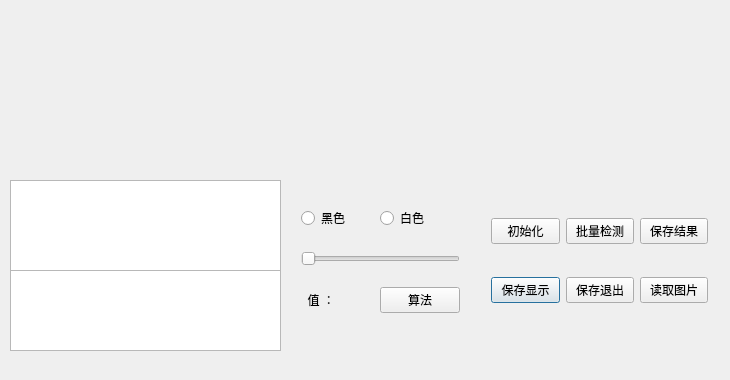
<?xml version="1.0" encoding="UTF-8"?>
<ui version="4.0">
 <class>Calgorithm</class>
 <widget class="QDialog" name="Calgorithm">
  <property name="geometry">
   <rect>
    <x>0</x>
    <y>0</y>
    <width>730</width>
    <height>380</height>
   </rect>
  </property>
  <property name="windowTitle">
   <string>Calgorithm</string>
  </property>
  <widget class="QLabel" name="label">
   <property name="geometry">
    <rect>
     <x>20</x>
     <y>20</y>
     <width>681</width>
     <height>141</height>
    </rect>
   </property>
   <property name="text">
    <string/>
   </property>
  </widget>
  <widget class="QTableWidget" name="tableWidget">
   <property name="geometry">
    <rect>
     <x>10</x>
     <y>180</y>
     <width>271</width>
     <height>91</height>
    </rect>
   </property>
  </widget>
  <widget class="QWidget" name="gridLayoutWidget">
   <property name="geometry">
    <rect>
     <x>480</x>
     <y>180</y>
     <width>239</width>
     <height>161</height>
    </rect>
   </property>
   <layout class="QGridLayout" name="gridLayout">
    <item row="1" column="0">
     <widget class="QPushButton" name="pushButton_2">
      <property name="text">
       <string>保存显示</string>
      </property>
     </widget>
    </item>
    <item row="0" column="0">
     <widget class="QPushButton" name="pushButton">
      <property name="text">
       <string>初始化</string>
      </property>
     </widget>
    </item>
    <item row="0" column="1">
     <widget class="QPushButton" name="pushButton_3">
      <property name="text">
       <string>批量检测</string>
      </property>
     </widget>
    </item>
    <item row="0" column="2">
     <widget class="QPushButton" name="pushButton_4">
      <property name="text">
       <string>保存结果</string>
      </property>
     </widget>
    </item>
    <item row="1" column="1">
     <widget class="QPushButton" name="pushButton_5">
      <property name="text">
       <string>保存退出</string>
      </property>
     </widget>
    </item>
    <item row="1" column="2">
     <widget class="QPushButton" name="pushButton_6">
      <property name="text">
       <string>读取图片</string>
      </property>
     </widget>
    </item>
   </layout>
  </widget>
  <widget class="QWidget" name="gridLayoutWidget_2">
   <property name="geometry">
    <rect>
     <x>290</x>
     <y>180</y>
     <width>181</width>
     <height>161</height>
    </rect>
   </property>
   <layout class="QGridLayout" name="gridLayout_2">
    <item row="0" column="0">
     <widget class="QRadioButton" name="radioButton">
      <property name="text">
       <string>黑色</string>
      </property>
     </widget>
    </item>
    <item row="0" column="1">
     <widget class="QRadioButton" name="radioButton_2">
      <property name="text">
       <string>白色</string>
      </property>
     </widget>
    </item>
    <item row="2" column="1">
     <widget class="QPushButton" name="pushButton_7">
      <property name="text">
       <string>算法</string>
      </property>
     </widget>
    </item>
    <item row="2" column="0">
     <widget class="QLabel" name="label_2">
      <property name="text">
       <string>  值 ：</string>
      </property>
     </widget>
    </item>
    <item row="1" column="0" colspan="2">
     <widget class="QSlider" name="horizontalSlider">
      <property name="orientation">
       <enum>Qt::Horizontal</enum>
      </property>
     </widget>
    </item>
   </layout>
  </widget>
  <widget class="QTableView" name="tableView">
   <property name="geometry">
    <rect>
     <x>10</x>
     <y>270</y>
     <width>271</width>
     <height>81</height>
    </rect>
   </property>
  </widget>
 </widget>
 <layoutdefault spacing="6" margin="11"/>
 <resources/>
 <connections>
  <connection>
   <sender>pushButton_5</sender>
   <signal>clicked()</signal>
   <receiver>Calgorithm</receiver>
   <slot>returnmain()</slot>
   <hints>
    <hint type="sourcelabel">
     <x>562</x>
     <y>302</y>
    </hint>
    <hint type="destinationlabel">
     <x>472</x>
     <y>316</y>
    </hint>
   </hints>
  </connection>
  <connection>
   <sender>pushButton_7</sender>
   <signal>clicked()</signal>
   <receiver>Calgorithm</receiver>
   <slot>suanfa()</slot>
   <hints>
    <hint type="sourcelabel">
     <x>412</x>
     <y>316</y>
    </hint>
    <hint type="destinationlabel">
     <x>318</x>
     <y>327</y>
    </hint>
   </hints>
  </connection>
  <connection>
   <sender>pushButton</sender>
   <signal>clicked()</signal>
   <receiver>Calgorithm</receiver>
   <slot>sinitial()</slot>
   <hints>
    <hint type="sourcelabel">
     <x>481</x>
     <y>238</y>
    </hint>
    <hint type="destinationlabel">
     <x>401</x>
     <y>187</y>
    </hint>
   </hints>
  </connection>
  <connection>
   <sender>pushButton_3</sender>
   <signal>clicked()</signal>
   <receiver>Calgorithm</receiver>
   <slot>sdetect()</slot>
   <hints>
    <hint type="sourcelabel">
     <x>562</x>
     <y>238</y>
    </hint>
    <hint type="destinationlabel">
     <x>466</x>
     <y>201</y>
    </hint>
   </hints>
  </connection>
  <connection>
   <sender>pushButton_4</sender>
   <signal>clicked()</signal>
   <receiver>Calgorithm</receiver>
   <slot>ssaveresult()</slot>
   <hints>
    <hint type="sourcelabel">
     <x>704</x>
     <y>238</y>
    </hint>
    <hint type="destinationlabel">
     <x>533</x>
     <y>186</y>
    </hint>
   </hints>
  </connection>
  <connection>
   <sender>pushButton_6</sender>
   <signal>clicked()</signal>
   <receiver>Calgorithm</receiver>
   <slot>readimage()</slot>
   <hints>
    <hint type="sourcelabel">
     <x>717</x>
     <y>302</y>
    </hint>
    <hint type="destinationlabel">
     <x>536</x>
     <y>322</y>
    </hint>
   </hints>
  </connection>
  <connection>
   <sender>horizontalSlider</sender>
   <signal>valueChanged(int)</signal>
   <receiver>Calgorithm</receiver>
   <slot>Getscrollnum()</slot>
   <hints>
    <hint type="sourcelabel">
     <x>291</x>
     <y>265</y>
    </hint>
    <hint type="destinationlabel">
     <x>243</x>
     <y>225</y>
    </hint>
   </hints>
  </connection>
  <connection>
   <sender>tableWidget</sender>
   <signal>itemChanged(QTableWidgetItem*)</signal>
   <receiver>Calgorithm</receiver>
   <slot>gettab(QTableWidgetItem*)</slot>
   <hints>
    <hint type="sourcelabel">
     <x>120</x>
     <y>194</y>
    </hint>
    <hint type="destinationlabel">
     <x>149</x>
     <y>169</y>
    </hint>
   </hints>
  </connection>
 </connections>
 <slots>
  <slot>returnmain()</slot>
  <slot>Getscrollnum()</slot>
  <slot>suanfa()</slot>
  <slot>sinitial()</slot>
  <slot>sdetect()</slot>
  <slot>ssaveresult()</slot>
  <slot>readimage()</slot>
  <slot>getcell(int,int)</slot>
  <slot>gettab(QTableWidgetItem*)</slot>
 </slots>
</ui>
